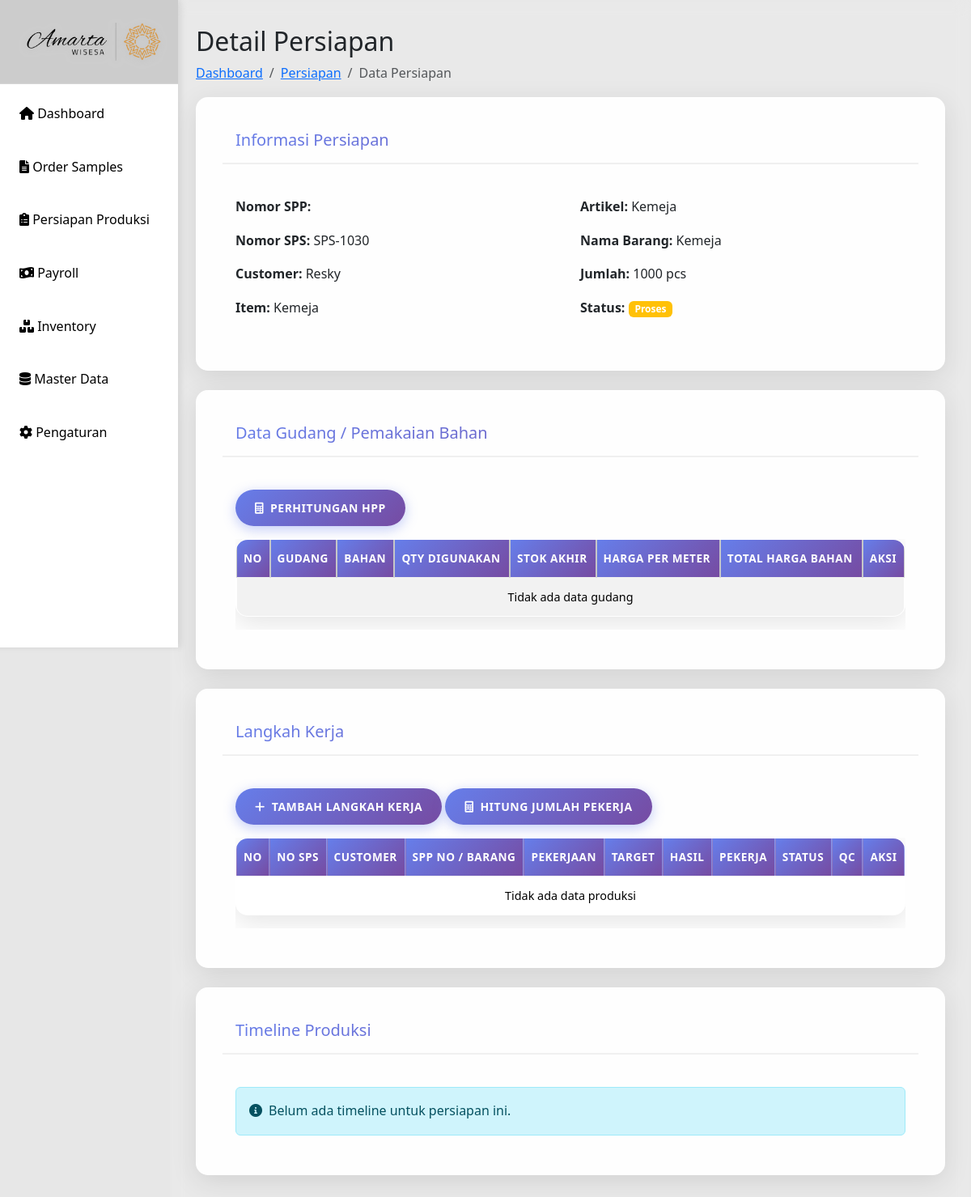
Before: /detail-persiapan.php?id=8 with the older database file.
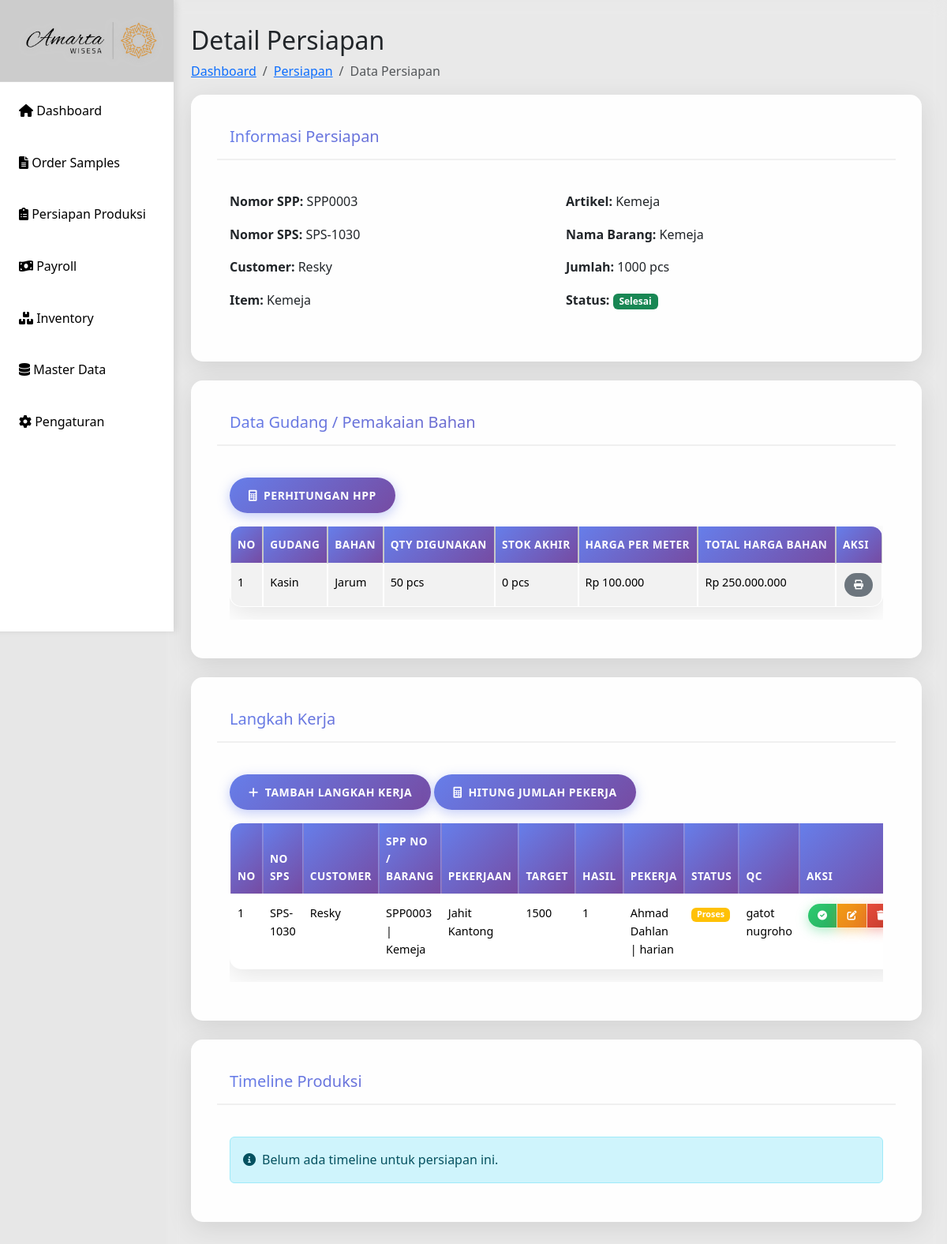
After: the same page with the newer database file.
### tables this page shows
CREATE TABLE `persiapan` (
  `id` int(11) UNSIGNED NOT NULL,
  `id_sps` int(10) UNSIGNED NOT NULL,
  `spp_no` varchar(50) NOT NULL DEFAULT '',
  `kode_barang` varchar(50) DEFAULT NULL,
  `nama_barang` varchar(100) DEFAULT NULL,
  `jumlah` int(11) DEFAULT NULL,
  `satuan` varchar(20) DEFAULT NULL,
  `harga` decimal(65,2) DEFAULT NULL,
  `total` decimal(10,2) DEFAULT NULL,
  `tanggal_persiapan` date NOT NULL,
  `pola` varchar(255) DEFAULT NULL,
  `marker` varchar(255) DEFAULT NULL,
  `upload_spk` varchar(255) DEFAULT NULL,
  `status` enum('pending','proses','selesai','batal') DEFAULT 'pending',
  `sp_srx` varchar(255) DEFAULT NULL,
  `created_at` datetime DEFAULT current_timestamp(),
  `updated_at` datetime DEFAULT current_timestamp() ON UPDATE current_timestamp()
);

CREATE TABLE `sps` (
  `id` int(10) UNSIGNED NOT NULL,
  `tanggal` date DEFAULT NULL,
  `sps_no` varchar(20) DEFAULT NULL,
  `customer` varchar(100) DEFAULT NULL,
  `item` varchar(100) DEFAULT NULL,
  `artikel` varchar(100) DEFAULT NULL,
  `qty` int(11) DEFAULT NULL,
  `size` varchar(20) DEFAULT NULL,
  `sample_product` varchar(255) DEFAULT NULL,
  `design` varchar(255) DEFAULT NULL,
  `st_chart` varchar(255) DEFAULT NULL,
  `material_sm` varchar(255) DEFAULT NULL,
  `pola_sample` varchar(255) DEFAULT NULL,
  `buat_sample` varchar(255) DEFAULT NULL,
  `kirim` date DEFAULT NULL,
  `approval` varchar(100) DEFAULT NULL,
  `sp_srx` varchar(100) DEFAULT NULL
);

CREATE TABLE `hpp` (
  `id` int(10) UNSIGNED NOT NULL,
  `id_persiapan` int(11) UNSIGNED NOT NULL,
  `id_inventory` int(11) UNSIGNED DEFAULT NULL,
  `no_urut` varchar(50) DEFAULT NULL,
  `bahan` varchar(100) DEFAULT NULL,
  `qty` int(11) DEFAULT NULL,
  `barang_jadi` int(11) DEFAULT NULL,
  `stok_order` int(11) DEFAULT NULL,
  `efisiensi_consp` decimal(10,2) DEFAULT NULL,
  `efisiensi_rap` int(50) DEFAULT NULL,
  `stok_material` int(11) DEFAULT NULL,
  `po` int(11) DEFAULT NULL,
  `harga_per_meter` decimal(15,2) DEFAULT NULL,
  `rap_x_harga_per_m` decimal(15,2) DEFAULT NULL,
  `total_harga_bahan` decimal(15,2) DEFAULT NULL,
  `biaya_tenaga_kerja_per_qty` decimal(15,2) DEFAULT NULL,
  `total_biaya_tenaga_kerja` decimal(15,2) DEFAULT NULL,
  `listrik` decimal(15,2) DEFAULT NULL,
  `air` decimal(15,2) DEFAULT NULL,
  `overhead` decimal(15,2) DEFAULT NULL,
  `total_biaya` decimal(15,2) DEFAULT NULL,
  `hpp` decimal(15,2) DEFAULT NULL,
  `profit` decimal(5,2) DEFAULT NULL,
  `harga_jual` decimal(15,2) DEFAULT NULL,
  `created_at` timestamp NOT NULL DEFAULT current_timestamp(),
  `updated_at` timestamp NOT NULL DEFAULT current_timestamp() ON UPDATE current_timestamp()
);

CREATE TABLE `gudang` (
  `id` int(11) NOT NULL,
  `nama` varchar(100) NOT NULL,
  `alamat` text NOT NULL,
  `kepala_gudang` varchar(100) NOT NULL,
  `kapasitas` int(11) NOT NULL COMMENT 'Kapasitas dalam meter persegi',
  `keterangan` text DEFAULT NULL,
  `created_at` timestamp NOT NULL DEFAULT current_timestamp(),
  `updated_at` timestamp NOT NULL DEFAULT current_timestamp() ON UPDATE current_timestamp()
);

CREATE TABLE `inventory_gudang` (
  `id` int(11) UNSIGNED NOT NULL,
  `id_inventory` int(11) NOT NULL,
  `id_gudang` int(11) NOT NULL,
  `nama_barang` varchar(100) NOT NULL,
  `jumlah` int(11) NOT NULL DEFAULT 0,
  `stok_akhir` int(11) NOT NULL DEFAULT 0,
  `satuan` varchar(20) NOT NULL,
  `tanggal_masuk` date DEFAULT NULL,
  `tanggal_update` timestamp NOT NULL DEFAULT current_timestamp() ON UPDATE current_timestamp()
);

CREATE TABLE `produksi` (
  `id` int(10) UNSIGNED NOT NULL,
  `id_sps` int(10) UNSIGNED NOT NULL,
  `kerjaan` varchar(255) NOT NULL,
  `target` int(11) DEFAULT 0,
  `hasil` int(11) DEFAULT 0,
  `pekerja` varchar(100) DEFAULT NULL,
  `status` enum('proses','pending','selesai') DEFAULT 'pending',
  `qc` varchar(100) DEFAULT NULL,
  `timestamp` timestamp NOT NULL DEFAULT current_timestamp()
);

### detail-persiapan.php (the view, shortened to what the changed rows need)
<?php
include 'includes/header.php';
include 'config/db.php';
$id_persiapan = isset($_GET['id']) ? intval($_GET['id']) : 0;
$sql = "SELECT p.*, s.sps_no, s.customer, s.item, s.artikel
        FROM persiapan p
        LEFT JOIN sps s ON p.id_sps = s.id
        WHERE p.id = ?";
$stmt = mysqli_prepare($conn, $sql);
mysqli_stmt_bind_param($stmt, "i", $id_persiapan);
mysqli_stmt_execute($stmt);
$result = mysqli_stmt_get_result($stmt);
$data_persiapan = mysqli_fetch_assoc($result);
$id_sps_produksi = $data_persiapan['id_sps'];
$sql_gudang = "SELECT
        hpp.bahan,
        hpp.qty,
        hpp.harga_per_meter,
        hpp.total_harga_bahan,
        ig.stok_akhir,
        ig.satuan,
        g.nama AS nama_gudang
    FROM hpp
    LEFT JOIN inventory_gudang ig ON hpp.id_inventory = ig.id
    LEFT JOIN gudang g ON ig.id_gudang = g.id
    WHERE hpp.id_persiapan = ?";
$stmt_gudang = mysqli_prepare($conn, $sql_gudang);
if ($stmt_gudang) {
    mysqli_stmt_bind_param($stmt_gudang, "i", $id_persiapan);
    mysqli_stmt_execute($stmt_gudang);
    $result_gudang = mysqli_stmt_get_result($stmt_gudang);
    $gudang_items = $result_gudang ? mysqli_fetch_all($result_gudang, MYSQLI_ASSOC) : [];
} else {
    $gudang_items = [];
    error_log("Error preparing gudang query: " . mysqli_error($conn));
}
$sql_produksi = "SELECT p.*, s.sps_no, s.customer
        FROM produksi p
        LEFT JOIN sps s ON p.id_sps = s.id
        WHERE p.id_sps = ?
        ORDER BY p.id DESC";
$stmt_produksi = $conn->prepare($sql_produksi);
if ($stmt_produksi) {
    $stmt_produksi->bind_param("i", $id_sps_produksi);
    $stmt_produksi->execute();
    $produksi = $stmt_produksi->get_result();
} else {
    die("Error dalam query produksi: " . $conn->error);
}
?>
<div class="main-content">
    <div class="">
        <h2>Detail Persiapan</h2>
    </div>
    <div class="card">
        <div class="card-body">
            <div class="row">
                <div class="col-md-6">
                    <p><strong>Nomor SPP:</strong> <?= htmlspecialchars($data_persiapan['spp_no'] ?? '-'); ?></p>
                    <p><strong>Nomor SPS:</strong> <?= htmlspecialchars($data_persiapan['sps_no'] ?? '-'); ?></p>
                    <p><strong>Customer:</strong> <?= htmlspecialchars($data_persiapan['customer'] ?? '-'); ?></p>
                    <p><strong>Item:</strong> <?= htmlspecialchars($data_persiapan['item'] ?? '-'); ?></p>
                </div>
                <div class="col-md-6">
                    <p><strong>Artikel:</strong> <?= htmlspecialchars($data_persiapan['artikel'] ?? '-'); ?></p>
                    <p><strong>Nama Barang:</strong> <?= htmlspecialchars($data_persiapan['nama_barang'] ?? '-'); ?></p>
                    <p><strong>Jumlah:</strong> <?= htmlspecialchars($data_persiapan['jumlah'] ?? '0'); ?> <?= htmlspecialchars($data_persiapan['satuan'] ?? ''); ?></p>
                    <p><strong>Status:</strong>
                        <span class="badge
                            <?= ($data_persiapan['status'] ?? '') == 'selesai' ? 'bg-success' :
                               (($data_persiapan['status'] ?? '') == 'proses' ? 'bg-warning' :
                               (($data_persiapan['status'] ?? '') == 'batal' ? 'bg-danger' : 'bg-secondary')) ?>">
                            <?= ucfirst($data_persiapan['status'] ?? 'unknown'); ?>
                        </span>
                    </p>
                </div>
            </div>
        </div>
    </div>
    <div class="card">
        <div class="card-body">
            <div class="table-responsive">
                <table class="table table-bordered table-striped">
                    <thead class="table-light">
                        <tr>
                            <th>No</th>
                            <th>Gudang</th>
                            <th>Bahan</th>
                            <th>Qty Digunakan</th>
                            <th>Stok Akhir</th>
                            <th>Harga per Meter</th>
                            <th>Total Harga Bahan</th>
                            <th>Aksi</th>
                        </tr>
                    </thead>
                    <tbody>
                        <?php if (!empty($gudang_items)): ?>
                            <?php foreach ($gudang_items as $index => $item): ?>
                            <tr>
                                <td><?= $index + 1; ?></td>
                                <td><?= htmlspecialchars($item['nama_gudang'] ?? '-'); ?></td>
                                <td><?= htmlspecialchars($item['bahan'] ?? '-'); ?></td>
                                <td><?= number_format($item['qty'] ?? 0); ?> <?= htmlspecialchars($item['satuan'] ?? ''); ?></td>
                                <td><?= number_format($item['stok_akhir'] ?? 0); ?> <?= htmlspecialchars($item['satuan'] ?? ''); ?></td>
                                <td>Rp <?= number_format($item['harga_per_meter'] ?? 0, 0, ',', '.'); ?></td>
                                <td>Rp <?= number_format($item['total_harga_bahan'] ?? 0, 0, ',', '.'); ?></td>
                                <td>
                                    <button class="btn btn-sm btn-secondary">
                                        <i class="fas fa-print"></i>
                                    </button>
                                </td>
                            </tr>
                            <?php endforeach; ?>
                        <?php else: ?>
                            <tr>
                                <td colspan="8" class="text-center">Tidak ada data gudang</td>
                            </tr>
                        <?php endif; ?>
                    </tbody>
                </table>
            </div>
        </div>
    </div>
    <div class="card">
        <div class="card-body">
            <div class="table-responsive">
                <table class="table table-bordered">
                    <thead>
                        <tr>
                            <th>No</th>
                            <th>No SPS</th>
                            <th>Customer</th>
                            <th>SPP No / Barang</th>
                            <th>Pekerjaan</th>
                            <th>Target</th>
                            <th>Hasil</th>
                            <th>Pekerja</th>
                            <th>Status</th>
                            <th>QC</th>
                            <th>Aksi</th>
                        </tr>
                    </thead>
                    <tbody>
                        <?php if ($produksi && $produksi->num_rows > 0): ?>
                            <?php $no = 1; while($row = $produksi->fetch_assoc()): ?>
                            <tr>
                                <td><?= $no++ ?></td>
                                <td><?= htmlspecialchars($row['sps_no']) ?></td>
                                <td><?= htmlspecialchars($row['customer']) ?></td>
                                <td><?= htmlspecialchars($data_persiapan['spp_no'] . ' | ' . $data_persiapan['nama_barang']) ?></td>
                                <td><?= htmlspecialchars($row['kerjaan']) ?></td>
                                <td><?= htmlspecialchars($row['target']) ?></td>
                                <td><?= htmlspecialchars($row['hasil']) ?></td>
                                <td><?= htmlspecialchars($row['pekerja']) ?></td>
                                <td>
                                    <span class="badge
                                        <?= $row['status'] == 'selesai' ? 'bg-success' :
                                           ($row['status'] == 'proses' ? 'bg-warning' : 'bg-secondary') ?>">
                                        <?= ucfirst($row['status']) ?>
                                    </span>
                                </td>
                                <td><?= htmlspecialchars($row['qc']) ?></td>
                                <td>
                                    <div class="btn-group btn-group-sm" role="group">
                                        <?php if($row['status'] != 'selesai'): ?>
                                            <a href="?approve=<?= $row['id'] ?>&id=<?= $id_persiapan ?>" class="btn btn-success btn-sm"
                                                onclick="return confirm('Apakah anda yakin ingin menyelesaikan proses ini?')"
                                                title="Approve - Tandai Selesai">
                                                <i class="fas fa-check-circle"></i>
                                            </a>
                                        <?php endif; ?>
                                        <a href="produksi.php?edit=<?= $row['id'] ?>&id_sps=<?= $id_sps_produksi ?>" class="btn btn-warning btn-sm">
                                            <i class="fas fa-edit"></i>
                                        </a>
                                        <a href="?delete_produksi=<?= $row['id'] ?>&id=<?= $id_persiapan ?>" class="btn btn-danger btn-sm"
                                            onclick="return confirm('Hapus data ini?')">
                                            <i class="fas fa-trash"></i>
                                        </a>
                                    </div>
                                </td>
                            </tr>
                            <?php endwhile; ?>
                        <?php else: ?>
                            <tr>
                                <td colspan="11" class="text-center">Tidak ada data produksi</td>
                            </tr>
                        <?php endif; ?>
                    </tbody>
                </table>
            </div>
        </div>
    </div>
</div>
<?php include 'includes/footer.php'; ?>

Changed rows visible on the page:
changed persiapan "Kemeja": spp_no (not shown) → "SPP0003"; status "Proses" → "Selesai"
added hpp: gudang.nama "Kasin", bahan "Jarum", qty "50", id_inventory.satuan "pcs", id_inventory.stok_akhir "0", harga_per_meter "100.000", total_harga_bahan "250.000.000"
added produksi: id_sps.sps_no "SPS-1030", id_sps.customer "Resky", $data_persiapan['spp_no'] . ' | ' . $data_persiapan['nama_barang'] "SPP0003 | Kemeja", kerjaan "Jahit Kantong", target "1500", hasil "1", pekerja "Ahmad Dahlan | harian", status "Proses", qc "gatot nugroho"
Other visible differences:
text no longer shown: "Tidak ada data gudang Tidak ada data produksi"
